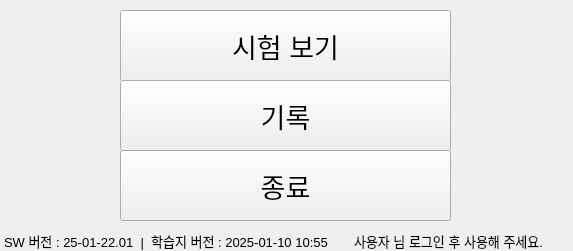
<?xml version="1.0" encoding="UTF-8"?>
<ui version="4.0">
 <class>User_Menu_window</class>
 <widget class="QWidget" name="User_Menu_window">
  <property name="geometry">
   <rect>
    <x>0</x>
    <y>0</y>
    <width>573</width>
    <height>251</height>
   </rect>
  </property>
  <property name="windowTitle">
   <string>Form</string>
  </property>
  <widget class="QPushButton" name="questions">
   <property name="geometry">
    <rect>
     <x>120</x>
     <y>10</y>
     <width>331</width>
     <height>71</height>
    </rect>
   </property>
   <property name="font">
    <font>
     <pointsize>20</pointsize>
    </font>
   </property>
   <property name="text">
    <string>시험 보기</string>
   </property>
  </widget>
  <widget class="QPushButton" name="Recode">
   <property name="geometry">
    <rect>
     <x>120</x>
     <y>80</y>
     <width>331</width>
     <height>71</height>
    </rect>
   </property>
   <property name="font">
    <font>
     <pointsize>20</pointsize>
    </font>
   </property>
   <property name="text">
    <string>기록</string>
   </property>
  </widget>
  <widget class="QPushButton" name="closed">
   <property name="geometry">
    <rect>
     <x>120</x>
     <y>150</y>
     <width>331</width>
     <height>71</height>
    </rect>
   </property>
   <property name="font">
    <font>
     <pointsize>20</pointsize>
    </font>
   </property>
   <property name="text">
    <string>종료</string>
   </property>
  </widget>
  <widget class="QLabel" name="info">
   <property name="geometry">
    <rect>
     <x>350</x>
     <y>230</y>
     <width>221</width>
     <height>21</height>
    </rect>
   </property>
   <property name="font">
    <font>
     <pointsize>10</pointsize>
    </font>
   </property>
   <property name="styleSheet">
    <string notr="true">QLabel { 
    border: 1px solid rgba(0, 0, 0, 0); 
}
</string>
   </property>
   <property name="text">
    <string>사용자 님 로그인 후 사용해 주세요.</string>
   </property>
  </widget>
  <widget class="QLabel" name="version">
   <property name="geometry">
    <rect>
     <x>0</x>
     <y>230</y>
     <width>351</width>
     <height>21</height>
    </rect>
   </property>
   <property name="font">
    <font>
     <pointsize>10</pointsize>
    </font>
   </property>
   <property name="styleSheet">
    <string notr="true">QLabel { 
    border: 1px solid rgba(0, 0, 0, 0); 
}
</string>
   </property>
   <property name="text">
    <string>SW 버전 : 25-01-22.01  |  학습지 버전 : 2025-01-10 10:55</string>
   </property>
  </widget>
 </widget>
 <resources/>
 <connections/>
</ui>
